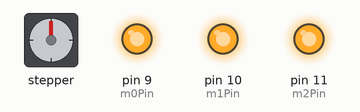
Bench run of a sketch on a simulated Arduino Uno, built with avr-gcc and run on an emulated ATmega328P. Parts: stepper motor, output pins drawn as LEDs (lit = HIGH). Wiring (inferred from the names in the program): stepper motor driver (200 steps per turn assumed): step pin 19; direction pin 18. Pins used as bus, display or sensor lines are not drawn.

Above: at 0.15 s.
At 10.06 s:
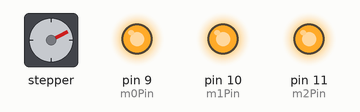
At 19.98 s:
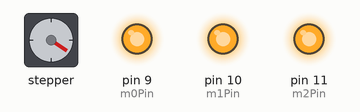
At 39.81 s:
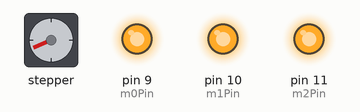
Timing chart, 0 to 40.0 s (numbered marks = the images above):
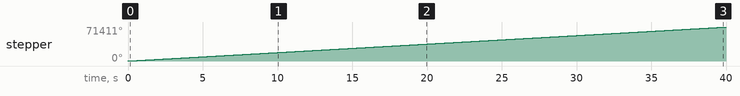

Measured:
- by itself, stepper: keeps turning clockwise at about 1785°/s

The sketch:

test_stepper_bare_pulse.ino
```cpp
const int stepPin = 19, dirPin = 18;
const int m0Pin = 9, m1Pin = 10, m2Pin = 11;

void setup() {
  pinMode(m0Pin, OUTPUT); pinMode(m1Pin, OUTPUT); pinMode(m2Pin, OUTPUT);
  digitalWrite(m0Pin, HIGH); digitalWrite(m1Pin, HIGH); digitalWrite(m2Pin, HIGH);
  pinMode(stepPin, OUTPUT); pinMode(dirPin, OUTPUT);
  digitalWrite(dirPin, HIGH);
}

void loop() {
  digitalWrite(stepPin, HIGH); delayMicroseconds(500);
  digitalWrite(stepPin, LOW);  delayMicroseconds(500);
}
```
